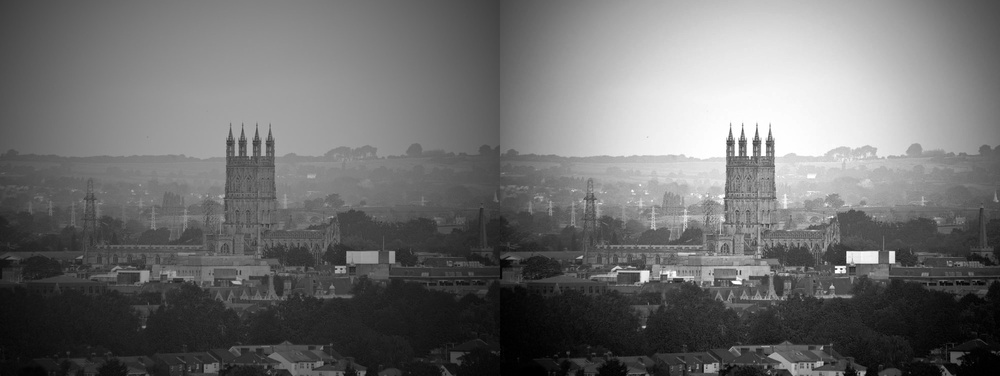
#> input picture Bisa Ai/Image Processing/Topic - 5 Histogram/res.jpg, 1000 x 376 px, shrunk from 2000 x 751 before the run
$ jupyter execute latihan.ipynb
#> lines starting #> are read from the running program, lines starting #| are printed output that depends on the picture
[cell 1]
import numpy as np
import cv2 as cv
from matplotlib import pyplot as plt
img = cv.imread('res.jpg',cv.IMREAD_COLOR)
#> img is the input picture: shape (376, 1000, 3); min 0, max 255, mean 109.9
plt.subplot(1, 3, 1),plt.hist(img[:,:,0].ravel(),256,[0,256], color = 'b');
plt.subplot(1, 3, 2),plt.hist(img[:,:,1].ravel(),256,[0,256], color = 'g');
plt.subplot(1, 3, 3),plt.hist(img[:,:,2].ravel(),256,[0,256], color = 'r');
plt.show()
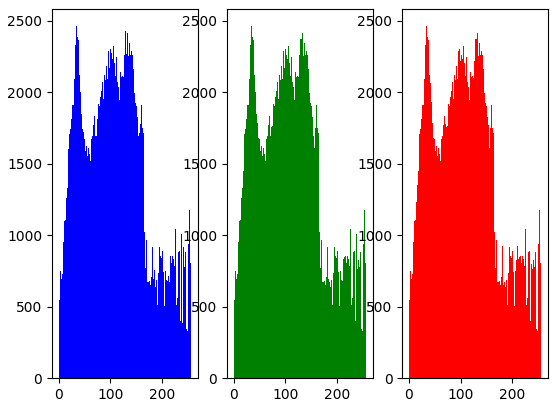
#> figure drawn by matplotlib, 3 panels; panel 1: tallest bar 2461 high, from x = 34 to 35; panel 2: tallest bar 2461 high, from x = 34 to 35; panel 3: tallest bar 2461 high, from x = 34 to 35

[cell 2]
import numpy as np
import cv2 as cv
from matplotlib import pyplot as plt

img = cv.imread('img-low.jpg',0)
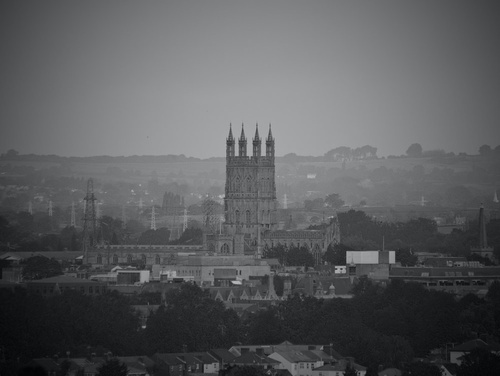
#> input picture Bisa Ai/Image Processing/Topic - 5 Histogram/img-low.jpg, 500 x 376 px, shrunk from 1000 x 751 before the run
#> img: shape (376, 500); min 3, max 186, mean 91.5
hist,bins = np.histogram(img.flatten(),256,[0,256])
#> hist = 256 values, max 1677 at index 129, min 0 at index 0, mean 734.4; bins = 257 values from 0 to 256

cdf = hist.cumsum()
#> cdf = 256 values from 0 to 188000
cdf_m = np.ma.masked_equal(cdf,0)
cdf_m = (cdf_m - cdf_m.min())*255/(cdf_m.max()-cdf_m.min())
cdf = np.ma.filled(cdf_m,0).astype('uint8')
#> cdf = 256 values from 0 to 255

img2 = cdf[img]
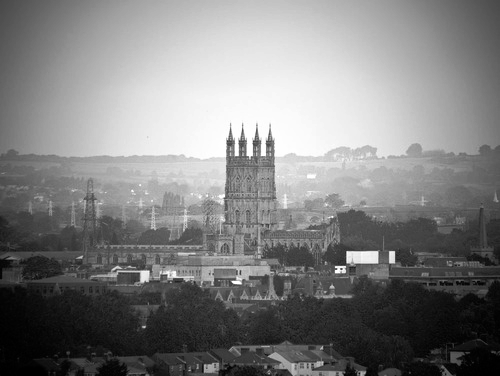
#> img2: shape (376, 500); min 0, max 255, mean 127.9
cdf_normalized = cdf * float(hist.max()) / cdf.max()
#> cdf_normalized = 256 values from 0 to 1677

plt.subplot(2, 1, 1)
plt.plot(cdf, color = 'b')
plt.hist(img.flatten(),256,[0,256], color = 'r')
plt.xlim([0,256])
plt.legend(('cdf','histogram'), loc = 'upper left')
plt.show()
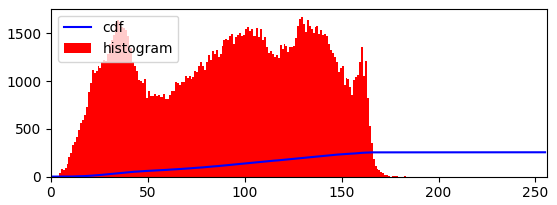
#> figure drawn by matplotlib, 1 panel; tallest bar 1677 high, from x = 129 to 130; curve peaks at x = 186, y = 255

plt.subplot(2, 1, 2)
plt.plot(cdf_normalized, color = 'b')
plt.hist(img2.flatten(),256,[0,256], color = 'r')
plt.xlim([0,256])
plt.legend(('cdf','histogram'), loc = 'upper left')
plt.show()
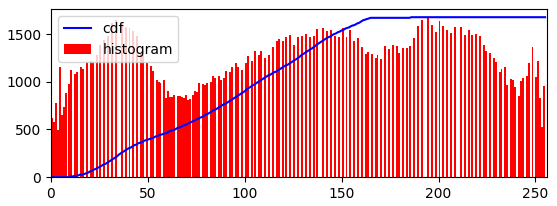
#> figure drawn by matplotlib, 1 panel; tallest bar 1677 high, from x = 194 to 195; curve peaks at x = 186, y = 1677

cv.imshow('img1',img)
cv.imshow('img2',img2)

cv.waitKey(0)
cv.destroyAllWindows()

[cell 3]
import numpy as np
import cv2 as cv
from matplotlib import pyplot as plt
img = cv.imread('img-low.jpg',0)
equ = cv.equalizeHist(img)
res = np.hstack((img,equ)) #stacking images side-by-side
cv.imwrite('res.jpg',res)
#> Out = True
